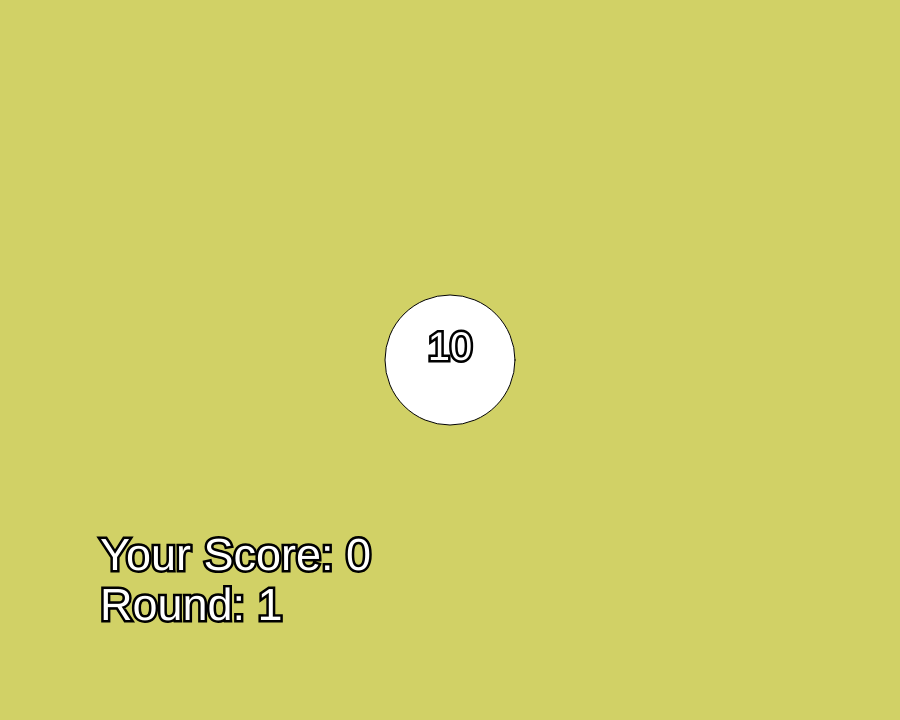
Frame 1 (no input)
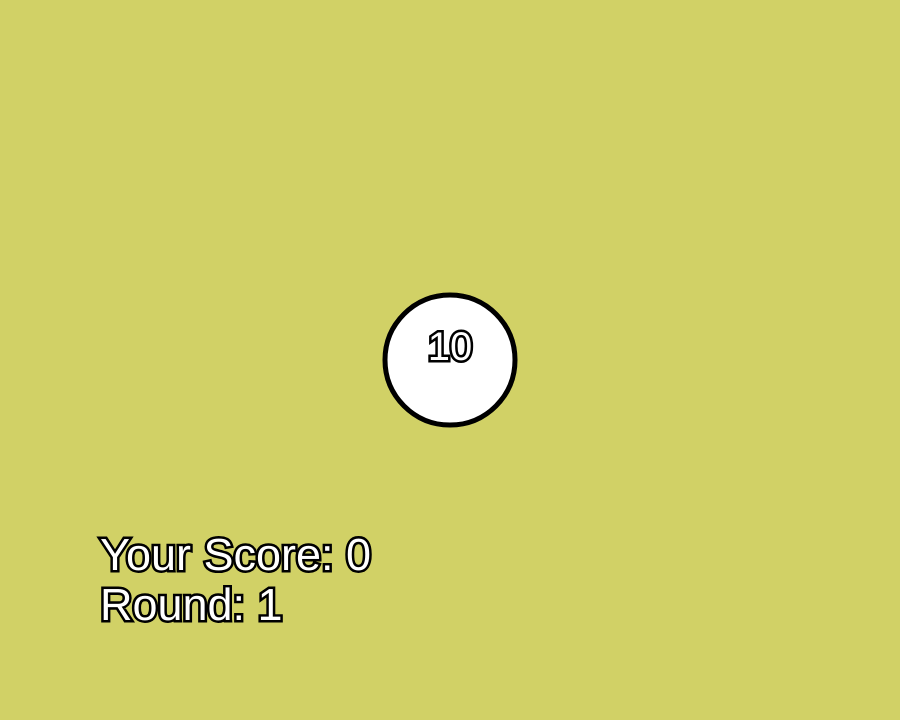
Frame 60 (no input)
Frame 120 (the mouse pressed at the canvas centre since frame 60): identical to frame 60, image omitted

The p5.js sketch that drew these frames (run headless with seeded random() and noise() and a simulated clock; from frame 60 on, the mouse is pressed at the canvas centre):

// p5.js sketch
// ── sketch.js
const canSize = { x: 900, y: 720 }; // 5:4

// Game: Tank is Dry

// TODO use modules for multiple js files

// Objects
let p;
let e1;
let playerBullets = [];
let enemyBullets = [];
let enemies = [];
let isShooting = false;

// Game Loop
let rounds = 1;
let score = 0;
let difficulty = 0;

// Debug
let noShoot = false;
let curBulletDir = {
  x: 0,
  y: -1, // default: up
};

let lastSpawnTime = 0.0;
let shootingSpdFactor = 0.0625;

// TODO current issue
// enemies spawn at random with completely random attributes
// add pre-defined rounds for a sense of progression...

function spawnRoundEnemies(round = 0){
  const roundEnemies = Util.waves[round];

  for (let i = 0; i < roundEnemies; i++) {
    let spawnX = random() * width;
    let spawnY = random() * height;
    let health = roundEnemies[i].hp[0] + floor(random() * healthFactor);

    const types = Object.values(Util.EnemyTypes);
    const randomType = random(types);

    let newEnemy = new Enemy({
      x: spawnX,
      y: spawnY,
      health: health,
      player: p,
      bulletDir: curBulletDir,
      type: randomType
    });

    enemies.push(newEnemy);
  }
}

function spawnEnemies() {
  let healthMin = 3;
  let healthFactor = 20.0;
  let enemySpawnsMin = 3;
  let enemySpawnsFactor = 3;

  let noOfEnemies = enemySpawnsMin + floor(random() * enemySpawnsFactor);

  for (let i = 0; i < noOfEnemies; i++) {
    let spawnX = random() * width;
    let spawnY = random() * height;
    let health = healthMin + floor(random() * healthFactor);

    const types = Object.values(Util.EnemyTypes);
    const randomType = random(types);

    let newEnemy = new Enemy({
      x: spawnX,
      y: spawnY,
      health: health,
      player: p,
      bulletDir: curBulletDir,
      type: randomType
    });

    enemies.push(newEnemy);
  }
}

function handleEnemyBullet(b) {
  b.update();
  b.show();

  if (!b.alive) {
    const index = enemyBullets.indexOf(b);

    if (index > -1) {
      enemyBullets.splice(index, 1);
    }
  }

  if (
    GameMath.circleCollision(b.x, b.y, b.size / 2.0, p.x, p.y, p.size / 2.0)
  ) {
    p.hit();

     // TODO if player is invincinble, make bullets not splice

    const index = enemyBullets.indexOf(b);

    if (index > -1) {
      enemyBullets.splice(index, 1);
      }
    }

    playerIsHit = true;
}
function handlePlayerBullet(b) {
  let removeBullet = false;

  // Enemy detection
  enemies.forEach((e) => {
    if (
      GameMath.circleCollision(e.x, e.y, e.size / 2.0, b.x, b.y, b.size / 2.0)
    ) {
      e.hit(b.dirX, b.dirY);

      if (e.hasDied()) {
        let scoreGained = e.points;

        if (e.type == Util.EnemyTypes.EXPLODER){
          let spd = 4.0;
          let size = 75.0;  

          enemyBullets.push(new Bullet(e.x, e.y, 0, -1, spd, size));
          enemyBullets.push(new Bullet(e.x, e.y, 0, 1, spd, size));
          enemyBullets.push(new Bullet(e.x, e.y, -1, 0, spd, size));
          enemyBullets.push(new Bullet(e.x, e.y, 1, 0, spd, size));
          enemyBullets.push(new Bullet(e.x, e.y, -1, -1, spd, size));
          enemyBullets.push(new Bullet(e.x, e.y, 1, 1, spd, size));
          enemyBullets.push(new Bullet(e.x, e.y, -1, 1, spd, size));
          enemyBullets.push(new Bullet(e.x, e.y, 1, -1, spd, size));
        }

        const index = enemies.indexOf(e);
        if (index > -1) {
          enemies.splice(index, 1);

          score += scoreGained;
        }
      }

      if (e.type == Util.EnemyTypes.REFLECTOR){
        print("Reflect")

        b.dirX *= -1;
        b.dirY *= -1;

      } else {
        removeBullet = true;
      }
    }
  });

  b.update();
  b.show();

  return !removeBullet && !b.offScreen();
}

function handleEnemies() {
  // Generates enemies
  enemies.forEach((e) => {
    if (e.spawnBullets() && e.canShoot) {
      let spd = 4.0;
      let size = 75.0;

      enemyBullets.push(new Bullet(e.x, e.y, 0, -1, spd, size));
      enemyBullets.push(new Bullet(e.x, e.y, 0, 1, spd, size));
      enemyBullets.push(new Bullet(e.x, e.y, -1, 0, spd, size));
      enemyBullets.push(new Bullet(e.x, e.y, 1, 0, spd, size));
    }

    e.update();
    e.show();
  });
}

function setup() {
  createCanvas(canSize.x, canSize.y);

  p = new Player();

  e1 = new Enemy({
    x: width / 2,
    y: height / 2,
    health: 10,
    player: p,
    type: Util.EnemyTypes.NORMAL,
    followPlayer: false,
    bulletDir: curBulletDir,
  });
  enemies.push(e1);
}

function draw() {
  background("#d1d166ff");
  noCursor();
  frameRate(60);
  rectMode(CENTER);

  // Enemies defeated
  if (enemies.length == 0) {
    gotoNextRound();
  }

  // Spawn playerBullets
  if (isShooting && !noShoot) {
    if (millis() - lastSpawnTime > shootingSpdFactor * 1000.0) {
      playerBullets.push(new Bullet(p.x, p.y, curBulletDir.x, curBulletDir.y));
      lastSpawnTime = millis();
    }
  }

  // Handle playerBullets
  playerBullets = playerBullets.filter(handlePlayerBullet);

  // Handle enemyBullets
  enemyBullets.forEach(handleEnemyBullet);

  handleEnemies();

  // TODO player death incomplete
  if (p.alive) {
    p.enemies = enemies;
    noShoot = p.insideAnEnemy(false);

    if (p.insideAnEnemy()){
      // TODO add better feedback for player getting hit
      p.hit();
    }

    p.update();
    p.show();
  }

  displayText();
}

function displayText(){
  textAlign(LEFT);
  textSize(45);
  text(`Round: ${rounds}`, 100, height-100);
  text(`Your Score: ${score}`, 100, height-150);
}

function gotoNextRound() {
  rounds++;
  print(rounds);

  spawnEnemies();
}

function mousePressed() {
  isShooting = !isShooting;
}

function keyPressed(event) {
  if (event.key === "ArrowUp" || event.key === "w" || event.key === "W") {
    curBulletDir.x = 0;
    curBulletDir.y = -1;
  } else if (
    event.key === "ArrowDown" ||
    event.key === "s" ||
    event.key === "S"
  ) {
    curBulletDir.x = 0;
    curBulletDir.y = 1;
  } else if (
    event.key === "ArrowLeft" ||
    event.key === "a" ||
    event.key === "A"
  ) {
    curBulletDir.x = -1;
    curBulletDir.y = 0;
  } else if (
    event.key === "ArrowRight" ||
    event.key === "d" ||
    event.key === "D"
  ) {
    curBulletDir.x = 1;
    curBulletDir.y = 0;
  }
}

// ── bullet.js
class Bullet {
  constructor(px, py, dirX = 0, dirY = -1, spd = 10.0){
    this.dirX = dirX;
    this.dirY = dirY;
    this.x = px;
    this.y = py;
    this.spd = spd;
    this.health = 1;

    this.size = 25.0;
  }
  update(){
    this.x += this.dirX * this.spd;
    this.y += this.dirY * this.spd;
  }
  show(){
    circle(this.x, this.y, this.size);
  }
  offScreen(){
    return (this.x > canSize.x || this.x < 0.0 || this.y > canSize.y || this.y < 0.0);
  }
}
// ── enemy.js
class Enemy {
  constructor(
    {
    x = 200,
    y = 200,
    health = 10,
    speed = 1.0,
    type = Util.EnemyTypes,
    followPlayer = true,
    player
  } = {}
) {
    this.x = x;
    this.y = y;
    // Stats
    this.size = this.getSize();
    this.speed = speed;
    this.health = health;
    this.points = round(health / 4.0);
    this.player = player;

    // Type
    this.type = type;
    
    // Misc.
    this.followPlayer = followPlayer;
    this.lastShotTime = 0;
    this.canShoot = false;
    this.shootingSpdFactor = 1.25;
    this.hasSpawned = false;

    this.spawned();
  }
  spawned() {
    setTimeout(() => {
      this.hasSpawned = true;
      this.canShoot = this.type == Util.EnemyTypes.SHOOTER;
    }, 1000.0);
  }
  moveTowardPlayer() {
    if (this.player == null || !this.followPlayer) return;

    let dx = this.player.x - this.x;
    let dy = this.player.y - this.y;
    let distance = sqrt(dx * dx + dy * dy);

    if (distance > 0) {
      dx /= distance;
      dy /= distance;
      let spd = this.speed;
      if (this.type == Util.EnemyTypes.SPRINTER){
        spd *= 4.0;
      }
      this.x += dx * spd;
      this.y += dy * spd;
    }
  }
  spawnBullets() {
    if (!this.canShoot && this.type != Util.EnemyTypes.SHOOTER) return false;

    if (millis() - this.lastShotTime > this.shootingSpdFactor * 1000) {
      this.lastShotTime = millis();
      return true; // ready to fire
    }
    return false;
  }
  update() {
    this.size = this.getSize();

    if (!this.hasSpawned) return;

    this.moveTowardPlayer();
  }
  show() {
    rectMode(CENTER);

    switch (this.type){
      case Util.EnemyTypes.NORMAL:
        fill(255);
        break;
      case Util.EnemyTypes.SHOOTER:
        fill(255, 0, 0);
        break;
      case Util.EnemyTypes.EXPLODER:
        fill(255, 255, 0);
        break;
      case Util.EnemyTypes.SPRINTER:
        fill(0, 0, 255);
        break;
      case Util.EnemyTypes.REFLECTOR:
        fill(100, 255, 100);
        break;
    }

    circle(this.x, this.y, this.size);

    fill(255);
    strokeWeight(5);
    stroke(0);
    textSize(40.0);
    textAlign(CENTER);

    text(`${this.health}`, this.x, this.y);
  }
  getSize() {
    if (this.type == Util.EnemyTypes.EXPLODER) {
      return 160.0 - this.health * 3.0;
    }
    return 80.0 + this.health * 5.0;
  }
  hit(hitX = 0, hitY = 0) {
    this.health--;
    this.knockback(hitX, hitY);
  }
  knockback(hitX, hitY) {
    let strength = 6.0;

    this.x += strength * hitX;
    this.y += strength * hitY;
  }
  hasDied() {
    return this.health < 1;
  }
  toString() {
    return `${this.health}, ${this.x}, ${this.y}`;
  }
}

// ── game-utils.js
class Util {
  static EnemyTypes = {
    NORMAL: 0,
    SHOOTER: 1,
    EXPLODER: 2,
    SPRINTER: 3,
    REFLECTOR: 4,
  }
  // static EnemyTypes = Object.freeze({
  //   NORMAL: 0,
  //   SHOOTER: 1,
  //   EXPLODER: 2,
  //   SPRINTER: 3,
  //   REFLECTOR: 4,
  // });
}
// ── game.js
class Game {
  static EnemyTypes = {
    NORMAL: 0,
    SHOOTER: 1,
    EXPLODER: 2,
    SPRINTER: 3,
    REFLECTOR: 4,
  };
  // type: Enemy Type
  // count: quantity of the Enemy
  // hp: Random health point around interval

  static waves = [
    [
      // 1
      { type: this.EnemyTypes.NORMAL, count: 3, hp: [3, 5] },
    ],
    [
      // 2
      { type: this.EnemyTypes.NORMAL, count: 2, hp: [8, 10] },
      { type: this.EnemyTypes.SHOOTER, count: 1, hp: [3, 6] }
    ],
    [
      // 3
      { type: this.EnemyTypes.NORMAL, count: 3, hp: [8, 10] },
      { type: this.EnemyTypes.SHOOTER, count: 1, hp: [6, 9] }
    ],
    [
      // 4
      { type: this.EnemyTypes.NORMAL, count: 3, hp: [8, 10] },
      { type: this.EnemyTypes.REFLECTOR, count: 2, hp: [10, 15] }
    ]
  ];
  // static EnemyTypes = Object.freeze({
  //   NORMAL: 0,
  //   SHOOTER: 1,
  //   EXPLODER: 2,
  //   SPRINTER: 3,
  //   REFLECTOR: 4,
  // });
}

// ── math.js
class GameMath {
  static circleCollision(x1, y1, r1, x2, y2, r2) {
    const dx = x2 - x1;
    const dy = y2 - y1;
    const distance = Math.sqrt(dx * dx + dy * dy);
    return distance < (r1 + r2);
  }
  static hitsCircle(cx, cy, r) {
    let dx = this.x - cx;
    let dy = this.y - cy;
    let distance = sqrt(dx * dx + dy * dy);

    // r is the radius of target circle, this.size/2 is bullet radius
    return distance < r + this.size/2;
  }
}
// ── player.js
class Player {
  constructor(){
    this.x = 0.0;
    this.y = 0.0;
    this.size = 50.0
    this.enemies = [];
  }
  insideAnEnemy(){
    // TODO move enemy detection logic here
    return GameMath.circleCollision(
      this.player.x,
      this.player.y,
      this.player.size / 2.0,
      this.x,
      this.y,
      this.getSize() / 2.0
    );
  }
  update(){
    this.x = mouseX;
    this.y = mouseY;
  }
  show(){
    circle(this.x, this.y, this.size);
  }
}
